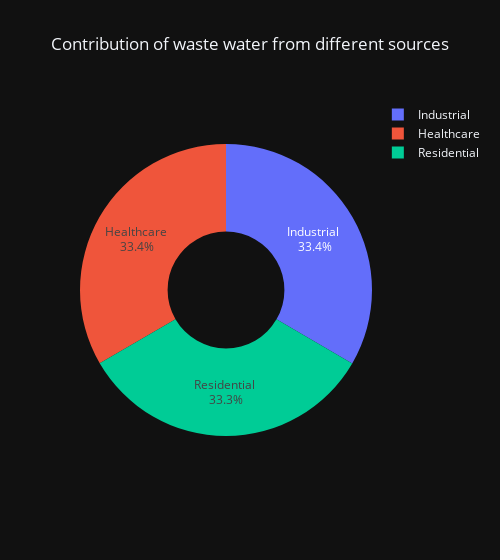

Source (notebook cell):
### Code cell
# Plot % contribution of waste water from different sources

fig = px.pie(WasteWaterTreatmentFact_Sources_grouped_df, 
             names='Source Name', 
             values='Volume of Water Treated',
             title='Contribution of waste water from different sources',
             template='plotly_dark',  # Use a dark template
             )


fig.update_traces(textinfo='percent+label')


fig.update_layout(title_x=0.5)
fig.update_layout(width=500)


fig.update_traces(hole=0.4)  


fig.show()

### Figure 1 — Plotly figure (JSON) as saved in the notebook; plotly's stock layout.template omitted (floating-point values rounded to 4 significant figures)
{"data": [{"domain": {"x": [0, 1], "y": [0, 1]}, "hole": 0.4, "hovertemplate": "Source Name=%{label}<br>Volume of Water Treated=%{value}<extra></extra>", "labels": ["Healthcare ", "Industrial ", "Residential "], "legendgroup": "", "name": "", "showlegend": true, "textinfo": "percent+label", "type": "pie", "values": [8403, 8408, 8375]}], "layout": {"legend": {"tracegroupgap": 0}, "title": {"text": "Contribution of waste water from different sources", "x": 0.5}, "width": 500}}
